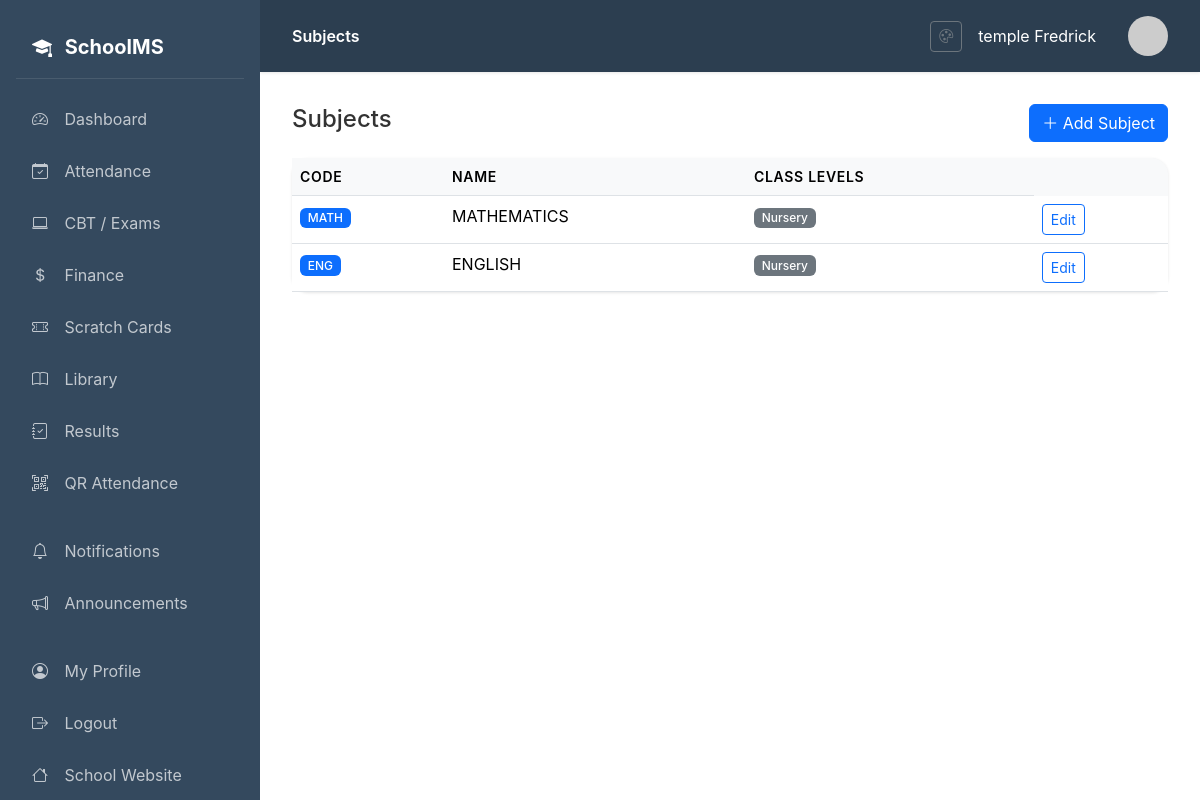
/dashboard/subjects/ (signed in), run on the app's committed database.
### core/models.py (models this page shows, shortened)
class Subject(models.Model):
    name = models.CharField(max_length=100)
    code = models.CharField(max_length=10, unique=True)
    class_levels = models.ManyToManyField(ClassLevel, related_name='subjects')
    description = models.TextField(blank=True)
    icon = models.CharField(max_length=50, blank=True, help_text="Bootstrap icon class")

class ClassLevel(models.Model):
    name = models.CharField(max_length=50)
    order = models.IntegerField(default=0)
    class Meta:
        ordering = ['order']

### core/views.py (the view)
# urls.py: path('subjects/', views.subject_list, name='subject_list'),
@login_required
def subject_list(request):
    subjects = Subject.objects.all()
    return render(request, 'core/subject_list.html', {'subjects': subjects})

### templates/core/subject_list.html (shortened to what this page needs)
{% extends 'base.html' %}
{% block page_title %}Subjects{% endblock %}
{% block content %}
<div class="d-flex justify-content-between align-items-center mb-3">
    <h4>Subjects</h4>
    <a href="{% url 'core:subject_add' %}" class="btn btn-primary">
        <i class="bi bi-plus-lg"></i> Add Subject
    </a>
</div>
<div class="card">
    <div class="card-body p-0">
        <table class="table mb-0">
            <thead>
                <tr>
                    <th>Code</th>
                    <th>Name</th>
                    <th>Class Levels</th>
                </tr>
            </thead>
            <tbody>
                {% for subject in subjects %}
                <tr>
                    <td><span class="badge bg-primary">{{ subject.code }}</span></td>
                    <td>{{ subject.name }}</td>
                    <td>
                        {% for level in subject.class_levels.all %}
                        <span class="badge bg-secondary me-1">{{ level.name }}</span>
                        {% empty %}-{% endfor %}
                    </td>
                    <td>
                        <a href="{% url 'core:subject_edit' subject.pk %}" class="btn btn-sm btn-outline-primary">Edit</a>
                    </td>
                </tr>
                {% empty %}
                <tr><td colspan="3" class="text-center text-muted py-4">No subjects defined. Add them via the admin panel.</td></tr>
                {% endfor %}
            </tbody>
        </table>
    </div>
</div>
{% endblock %}

### templates/base.html (shortened to what this page needs)
{% load static %}
<!DOCTYPE html>
<html lang="en">
<head>
    <link href="https://cdn.jsdelivr.net/npm/bootstrap@5.3.2/dist/css/bootstrap.min.css" rel="stylesheet">
    <link href="https://cdn.jsdelivr.net/npm/bootstrap-icons@1.11.1/font/bootstrap-icons.css" rel="stylesheet">
    <link rel="stylesheet" href="{% static 'css/theme.css' %}">
</head>
<body>
    <nav class="sidebar">
        <div class="brand">
            <i class="bi bi-mortarboard-fill me-2"></i>
            SchoolMS
        </div>
        <ul class="nav flex-column">
            <li class="nav-item">
                <a class="nav-link {% if request.resolver_match.url_name == 'dashboard' %}active{% endif %}" href="{% url 'core:dashboard' %}">
                    <i class="bi bi-speedometer2"></i> Dashboard
                </a>
            </li>
            {% if user.profile.role == 'admin' or user.profile.role == 'teacher' or user.profile.role == 'student' %}
            <li class="nav-item">
                <a class="nav-link {% if 'attendance' in request.path %}active{% endif %}" href="{% url 'attendance:dashboard' %}">
                    <i class="bi bi-calendar-check"></i> Attendance
                </a>
            </li>
            {% endif %}
            <li class="nav-item">
                <a class="nav-link {% if 'cbt' in request.path %}active{% endif %}" href="{% url 'cbt:dashboard' %}">
                    <i class="bi bi-laptop"></i> CBT / Exams
                </a>
            </li>
            {% if user.profile.role == 'admin' or user.profile.role == 'accountant' or user.profile.role == 'student' %}
            <li class="nav-item">
                <a class="nav-link {% if 'finance' in request.path %}active{% endif %}" href="{% url 'finance:dashboard' %}">
                    <i class="bi bi-currency-dollar"></i> Finance
                </a>
            </li>
            <li class="nav-item">
                <a class="nav-link {% if 'scratchcard' in request.path %}active{% endif %}" href="{% url 'scratchcard:dashboard' %}">
                    <i class="bi bi-ticket-perforated"></i> Scratch Cards
                </a>
            </li>
            {% endif %}
            {% if user.profile.role == 'admin' or user.profile.role == 'librarian' or user.profile.role == 'teacher' or user.profile.role == 'student' %}
            <li class="nav-item">
                <a class="nav-link {% if 'library' in request.path %}active{% endif %}" href="{% url 'library:dashboard' %}">
                    <i class="bi bi-book"></i> Library
                </a>
            </li>
            {% endif %}
            <li class="nav-item">
                <a class="nav-link {% if 'results' in request.path %}active{% endif %}" href="{% url 'students:results_dashboard' %}">
                    <i class="bi bi-journal-check"></i> Results
                </a>
            </li>
            <li class="nav-item">
                <a class="nav-link" href="{% url 'attendance:qr_scanner' %}">
                    <i class="bi bi-qr-code-scan"></i> QR Attendance
                </a>
            </li>
            <li class="nav-item mt-3">
                <a class="nav-link {% if 'notifications' in request.path %}active{% endif %}" href="{% url 'notifications:list' %}">
                    <i class="bi bi-bell"></i> Notifications
                </a>
            </li>
            <li class="nav-item">
                <a class="nav-link" href="{% url 'notifications:announcements' %}">
                    <i class="bi bi-megaphone"></i> Announcements
                </a>
            </li>
            <li class="nav-item mt-3">
                <a class="nav-link" href="{% url 'accounts:profile' %}">
                    <i class="bi bi-person-circle"></i> My Profile
                </a>
            </li>
            <li class="nav-item">
                <a class="nav-link" href="{% url 'accounts:logout' %}">
                    <i class="bi bi-box-arrow-right"></i> Logout
                </a>
            </li>
            <li class="nav-item">
                <a class="nav-link" href="{% url 'homepage:home' %}">
                    <i class="bi bi-house"></i> School Website
                </a>
            </li>
        </ul>
    </nav>
    <main class="main-content">
        <div class="top-bar">
            <div>
                <span class="fw-semibold">{% block page_title %}Dashboard{% endblock %}</span>
            </div>
            <div class="d-flex align-items-center gap-3">
                <a href="{% url 'accounts:theme_settings' %}" class="btn btn-sm btn-outline-secondary" title="Theme Settings">
                    <i class="bi bi-palette"></i>
                </a>
                <span class="me-3">{{ user.get_full_name|default:user.username }}</span>
                 {% if user.profile.avatar %}
                <img src="{{ user.profile.avatar.url }}" class="avatar" style="width: 40px; height: 40px; object-fit: cover;" alt="Avatar">
                {% else %}
                <img src="https://ui-avatars.com/api/?name={{ user.username }}&background=4f46e5&color=fff" class="avatar" alt="Avatar">
                {% endif %}
            </div>
        </div>
        {% block content %}{% endblock %}
    </main>
</body>
</html>

### static/css/theme.css (style rules this page uses)
:root { --primary-color: #0d6efd; --secondary-color: #6c757d; --accent-color: #198754; --navbar-color: #2c3e50; --sidebar-color: #34495e; --background-color: #ffffff; --text-color: #333333; --light-bg: #f8f9fa; --border-color: #dee2e6; }
body { background-color: var(--background-color); color: var(--text-color); transition: background-color 0.3s ease, color 0.3s ease; }
.sidebar { background-color: var(--sidebar-color) !important; transition: background-color 0.3s ease; }
.top-bar { background-color: var(--navbar-color) !important; color: white; transition: background-color 0.3s ease; }
.card { background-color: var(--light-bg); color: var(--text-color); border-color: var(--border-color) !important; transition: background-color 0.3s ease, color 0.3s ease; }
.btn-primary { background-color: var(--primary-color) !important; border-color: var(--primary-color) !important; }
.main-content { background-color: var(--background-color); transition: background-color 0.3s ease; }
.table { color: var(--text-color); }
.table thead th { border-bottom-color: var(--border-color); background-color: var(--light-bg); }
.table tbody td { border-bottom-color: var(--border-color); }
.sidebar .nav-link { color: rgba(255, 255, 255, 0.7); }

### templates/base.html (style rules this page uses)
body { font-family: 'Inter', -apple-system, BlinkMacSystemFont, 'Segoe UI', Roboto, sans-serif; background-color: var(--background-color); }
.sidebar { position: fixed; top: 0; left: 0; height: 100vh; width: var(--sidebar-width); background-color: var(--sidebar-color); padding: 1rem; overflow-y: auto; z-index: 1000; }
.sidebar .brand { color: #fff; font-size: 1.25rem; font-weight: 700; padding: 1rem; margin-bottom: 1rem; border-bottom: 1px solid rgba(255,255,255,0.1); }
.sidebar .nav-link { color: rgba(255,255,255,0.7); padding: 0.75rem 1rem; border-radius: 0.5rem; margin-bottom: 0.25rem; transition: all 0.2s; }
.sidebar .nav-link i { width: 24px; margin-right: 0.75rem; }
.main-content { margin-left: var(--sidebar-width); padding: 2rem; min-height: 100vh; background-color: var(--background-color); color: var(--text-color); }
.top-bar { background-color: var(--navbar-color); color: white; padding: 1rem 2rem; margin: -2rem -2rem 2rem -2rem; box-shadow: 0 1px 3px rgba(0,0,0,0.1); display: flex; justify-content: space-between; align-items: center; }
.card { border: none; border-radius: 1rem; box-shadow: 0 1px 3px rgba(0,0,0,0.1); }
.btn-primary { background: var(--primary-color); border-color: var(--primary-color); }
.table th { background: #f8fafc; font-weight: 600; font-size: 0.875rem; text-transform: uppercase; letter-spacing: 0.05em; }
.badge { font-weight: 500; }
.avatar { width: 40px; height: 40px; border-radius: 50%; object-fit: cover; }

### data on the page
Subject: code "MATH", name "MATHEMATICS"
ClassLevel: name "Nursery"
Subject: code "ENG", name "ENGLISH"

### other printed values
{{ user.get_full_name|default:user.username }} "temple Fredrick"
